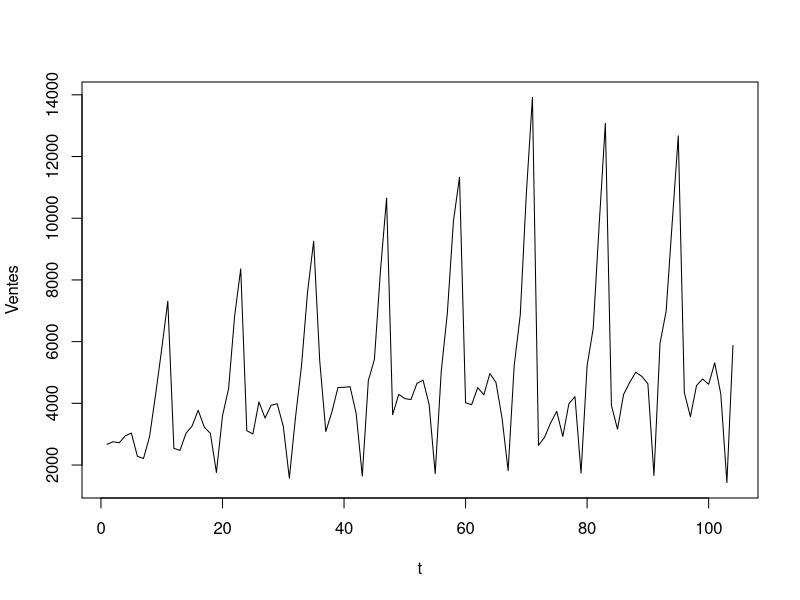
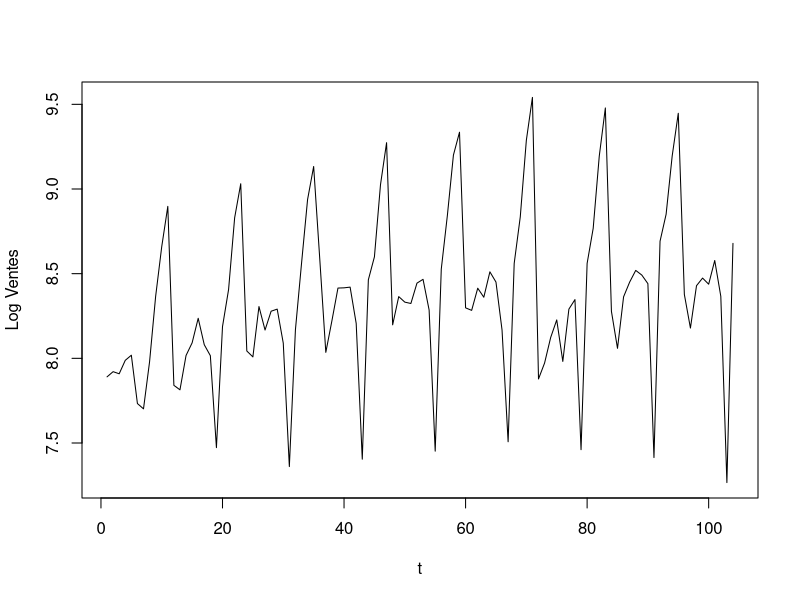
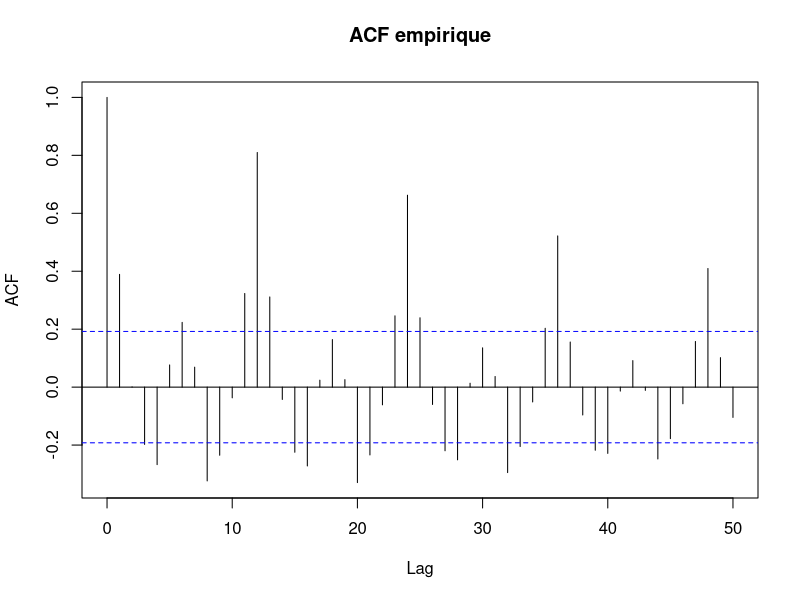
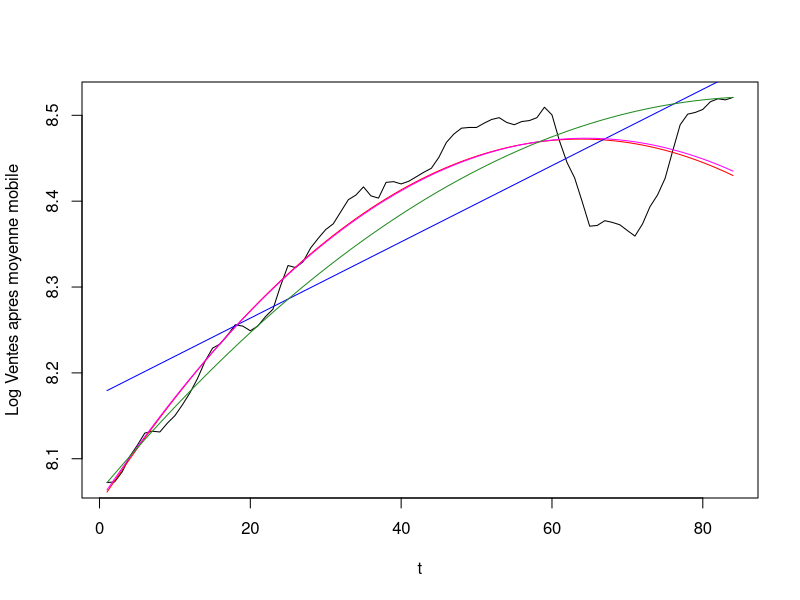
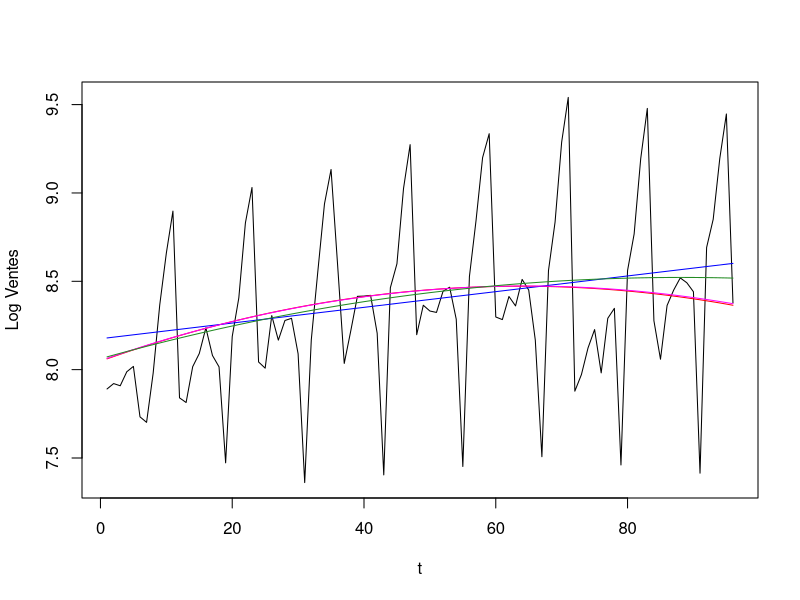
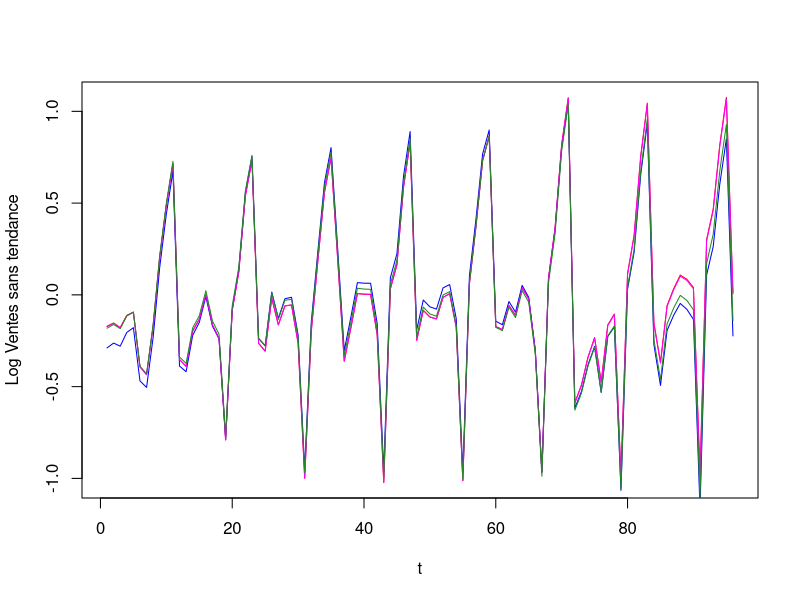
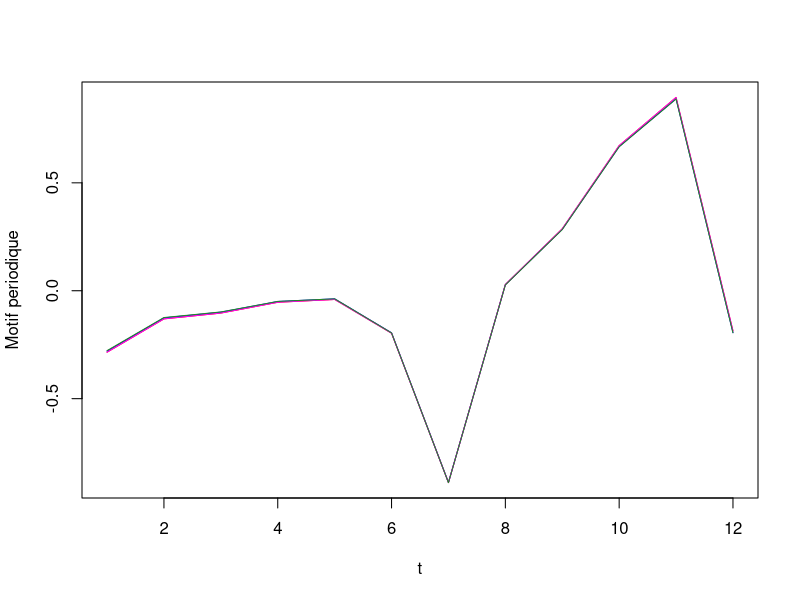
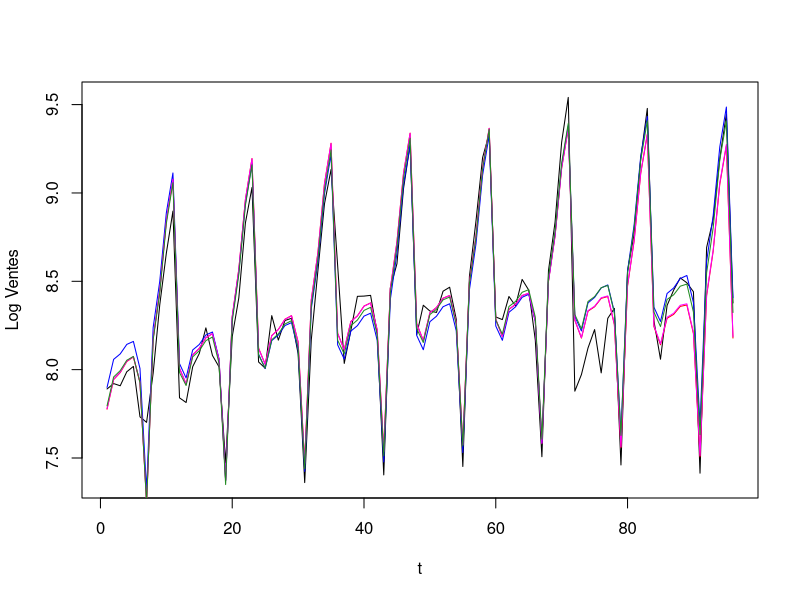

Recreate these plots in R, in order.

# ouverture du fichier de donnees (X2815 est le nom donne par defaut a la colonne du tableau)
# il faut au prealable se placer dans le bon repertoire : Session -> Set Working Directory -> ... ou directement setwd(...) 
Champ = read.csv("champagne.txt")$X2815

# trace des donnees et des donnees logarithmiques
plot(Champ, type="l", xlab="t", ylab="Ventes")
LChamp = log(Champ)
plot(LChamp, type="l", xlab="t", ylab="Log Ventes")

# objectif : modeliser la serie logarithmique par un modele additif et effectuer une prediction sur l'annee suivante

# autocorrelations empiriques de la series
acf(LChamp, main ="ACF empirique",lag=50)


# notre choix se porte sur une periode de 12
# (une periode de 6 peut etre retenue mais l'experience montre qu'elle ne permet pas de rendre la serie aperiodique)
tau = 12 # on pose la pérdiode
m = tau/2
nsup = length(LChamp)%%tau
n = length(LChamp)-nsup # on se ramene a un nombre entier de periodes (a eviter lorsque les donnees sont rares)
ResLChamp = LChamp[(n+1):length(LChamp)]
LChamp = LChamp[1:n]
ResChamp = Champ[(n+1):(n+nsup)]
Champ = Champ[1:n]

# filtrage par moyenne mobile arithmetique modifiee d'ordre 6
MMChamp = rep(0, n-2*m) # On perd 6 données au début et 6 données à la fin 
for (i in 1:(n-2*m)){
  MMChamp[i] = (LChamp[i]+LChamp[i+2*m])/(4*m) + sum(LChamp[(i+1):(i+2*m-1)])/(2*m)
}

# representation de la serie filtree : elle est visuellement aperiodique
plot(MMChamp, type="l", xlab="t", ylab="Log Ventes apres moyenne mobile")

# il existe manifestement une tendance, pour l'estimer on retient 4 modeles :
# - M1 : une regression lineaire sur {1, t, t^2} pour la forme parabolique, estimee sans memoire du bruit (OLS)
# - M2 : une regression lineaire sur {1, t}, estimee sans memoire du bruit (OLS)
# - M3 : une regression lineaire sur {1, t, t^2}, estimee avec un bruit a courte memoire (GLS-MA(1))
# - M4 : une regression lineaire sur {1, t, t^2}, estimee avec un bruit a longue memoire (GLS-AR(1))

# mon modéle: 

# espace des temps observables (prive des m premieres et dernieres valeurs)
Tps = 1:(n-2*m)
Tps2 = Tps^2
Tps3 = Tps^3


# M1
RegLinM1 = lm(MMChamp ~ 1+ Tps + Tps2)
summary(RegLinM1)

b0M1 = RegLinM1$coefficients[1]
b1M1 = RegLinM1$coefficients[2]
b2M1 = RegLinM1$coefficients[3]
lines(b0M1 + b1M1*Tps + b2M1*Tps2, type="l", col="red")

# M2
RegLinM2 = lm(MMChamp ~ 1+ Tps)
summary(RegLinM2)

b0M2 = RegLinM2$coefficients[1]
b1M2 = RegLinM2$coefficients[2]
lines(b0M2 + b1M2*Tps, type="l", col="blue")



# package pour les GLS
library("nlme")

# M3
RegLinGenM3 = gls(MMChamp ~ 1+ Tps + Tps2, correlation = corARMA(p=0,q=1))
summary(RegLinGenM3)
  
b0M3 = RegLinGenM3$coefficients[1]
b1M3 = RegLinGenM3$coefficients[2]
b2M3 = RegLinGenM3$coefficients[3]
lines(b0M3 + b1M3*Tps + b2M3*Tps2, type="l", col="magenta")
# avec un coutre mémoire, on a trés proche de M2

# M4
RegLinGenM4 = gls(MMChamp ~ 1+ Tps + Tps2, correlation = corARMA(p=1,q=0))
summary(RegLinGenM4)
  
b0M4 = RegLinGenM4$coefficients[1]
b1M4 = RegLinGenM4$coefficients[2]
b2M4 = RegLinGenM4$coefficients[3]
lines(b0M4 + b1M4*Tps + b2M4*Tps2, type="l", col="forestgreen")


# pour chacun des modeles, on recupere l'estimation de la tendance sur tout l'espace des temps
EstM1 = b0M1 + b1M1*(1:n) + b2M1*(1:n)^2
EstM2 = b0M2 + b1M2*(1:n)
EstM3 = b0M3 + b1M3*(1:n) + b2M3*(1:n)^2
EstM4 = b0M4 + b1M4*(1:n) + b2M4*(1:n)^2

# superposition du signal et de la tendance estimee
plot(LChamp, type="l", xlab="t", ylab="Log Ventes")
lines(EstM1, type="l", col="red")
lines(EstM2, type="l", col="blue")
lines(EstM3, type="l", col="magenta")
lines(EstM4, type="l", col="forestgreen")

# recuperation du signal prive de sa tendance, pour estimer la saisonnalite
SaisM1 = LChamp - EstM1
SaisM2 = LChamp - EstM2
SaisM3 = LChamp - EstM3
SaisM4 = LChamp - EstM4

# representation des signaux prives de leur tendance
plot(SaisM1, type="l", xlab="t", ylab="Log Ventes sans tendance", col="red")
lines(SaisM2, type="l", col="blue")
lines(SaisM3, type="l", col="magenta")
lines(SaisM4, type="l", col="forestgreen")

# le motif periodique est un vecteur de taille 12
MotifM1 = rep(0, tau)
MotifM2 = rep(0, tau)
MotifM3 = rep(0, tau)
MotifM4 = rep(0, tau)

# on moyennise toutes les periodes extraites des signaux
for (k in 1:tau){
  
  Extr = SaisM1[seq(k,n,by=tau)]
  MotifM1[k] = mean(Extr)
  
  Extr = SaisM2[seq(k,n,by=tau)]
  MotifM2[k] = mean(Extr)
  
  Extr = SaisM3[seq(k,n,by=tau)]
  MotifM3[k] = mean(Extr)
    
  Extr = SaisM4[seq(k,n,by=tau)]
  MotifM4[k] = mean(Extr)
}

# on recentre le motif pour qu'il satisfasse la contrainte d'identifiabilite du modele
MotifM1 = MotifM1 - mean(MotifM1)
MotifM2 = MotifM2 - mean(MotifM2)
MotifM3 = MotifM3 - mean(MotifM3)
MotifM4 = MotifM4 - mean(MotifM4)

# representation des motifs periodiques estimes
plot(MotifM1, type="l", xlab="t", ylab="Motif periodique", col="red")
lines(MotifM2, type="l", col="blue")
lines(MotifM3, type="l", col="magenta")
lines(MotifM4, type="l", col="forestgreen")

# estimation de la saisonnalite par duplication du motif
EstSaisM1 = rep(MotifM1, n/tau)
EstSaisM2 = rep(MotifM2, n/tau)
EstSaisM3 = rep(MotifM3, n/tau)
EstSaisM4 = rep(MotifM4, n/tau)

# superposition du signal et de la somme de la tendance et de la saisonnalite estimees
plot(LChamp, type="l", xlab="t", ylab="Log Ventes")
lines(EstM1+EstSaisM1, type="l", col="red")
lines(EstM2+EstSaisM2, type="l", col="blue")
lines(EstM3+EstSaisM3, type="l", col="magenta")
lines(EstM4+EstSaisM4, type="l", col="forestgreen")

# recuperation de la fluctuation residuelle
ResM1 = LChamp - EstM1 - EstSaisM1
ResM2 = LChamp - EstM2 - EstSaisM2
ResM3 = LChamp - EstM3 - EstSaisM3
ResM4 = LChamp - EstM4 - EstSaisM4

# calcul de l'erreur MSE commise lorsqu'on estime le signal par la somme de sa tendance et de sa saisonnalite
MSEM1 = mean(ResM1^2)
MSEM2 = mean(ResM2^2)
MSEM3 = mean(ResM3^2)
MSEM4 = mean(ResM4^2)


# le modele M4 semble le meilleur, au sens de ce critere
# au contraire, le modele M2 semble le moins bon, ce qui etait attendu (la droite est clairement moins adaptee que la parabole pour modeliser la tendance)

# autocorrelations empiriques des residus pour detecter des correlations et/ou une saisonnalite non eliminee
acf(ResM1, main="ACF empirique")
acf(ResM2, main="ACF empirique") # presence de correlations ici, raison supplementaire pour rejeter le modele M2 par rapport aux autres
acf(ResM3, main="ACF empirique")
acf(ResM4, main="ACF empirique")

# on souhaite predire l'annee suivante
NTps = (n+1):(n+tau)
PredM1 = b0M1 + b1M1*NTps + b2M1*NTps^2 + MotifM1
PredM2 = b0M2 + b1M2*NTps +               MotifM2
PredM3 = b0M3 + b1M3*NTps + b2M3*NTps^2 + MotifM3
PredM4 = b0M4 + b1M4*NTps + b2M4*NTps^2 + MotifM4

# representation du signal et de nos previsions par les 4 modeles
plot(1:n, LChamp, type="l", xlab="t", ylab="Log Ventes", xlim=c(1, n+tau))
lines((n+1):(n+nsup), ResLChamp, type="l", col="black", lty=2) 
lines(NTps, PredM4, col="forestgreen")
lines(NTps, PredM3, col="magenta")
lines(NTps, PredM2, col="blue")
lines(NTps, PredM1, col="red")


# representation du signal initial et de nos previsions par les 4 modeles
plot(1:n, Champ, type="l", xlab="t", ylab="Ventes", xlim=c(1, n+tau))
lines((n+1):(n+nsup), ResChamp, type="l", col="black", lty=2) 
lines(NTps, exp(PredM4), col="forestgreen")
lines(NTps, exp(PredM3), col="magenta")
lines(NTps, exp(PredM2), col="blue")
lines(NTps, exp(PredM1), col="red")

# notre etude montre que la prevision par M4 semble la plus pertinente

# remarque : on verra dans la suite du cours qu'il n'est pas necessairement pertinent de predire exp(Lchamp) par exp(Prediction)

# on illustre pour conclure l'application de la procedure "decompose" qui realise la modelisation additive
LChampTS = ts(LChamp, frequency=tau)
Decomp = decompose(LChampTS)
plot(Decomp)

# comparaison entre le motif periodique issu de "decompose" et celui de notre meilleur modele
plot(Decomp$figure, xlab="t", ylab="Motif periodique", type="l")
lines(MotifM4, col="forestgreen")

# plus rapide ?
# par contre, R n'estime pas la tendance : donc, pas de prediction !
